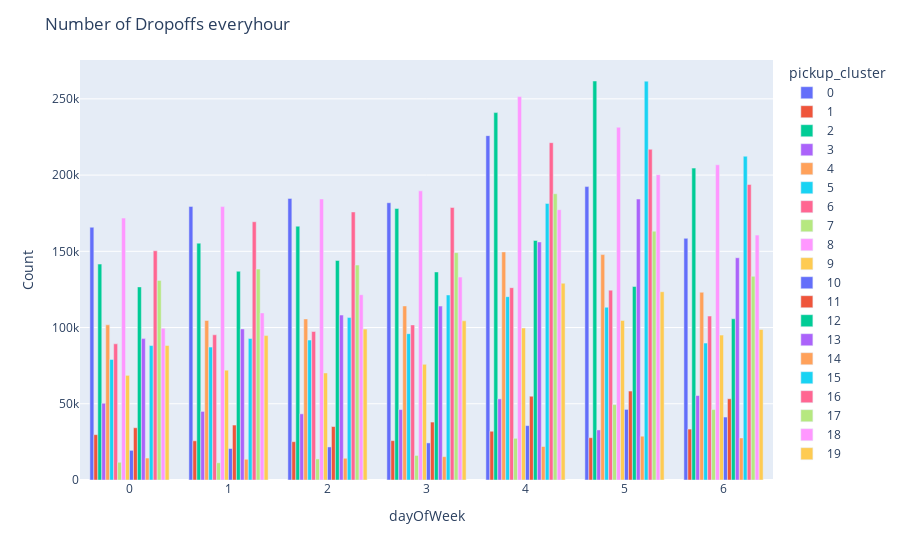

Here is the notebook cell this chart was saved with:
### Code cell
# Plot 
temp = (df.groupby(['dropoff_cluster', 'dst hourOfDay'])['medallion'].count())
temp = temp.reset_index()
temp["dropoff_cluster"] = temp["dropoff_cluster"].astype(str)
px.bar(temp, x='dst hourOfDay', y='medallion', color='dropoff_cluster',
       barmode='group', labels={'medallion': 'Count'})
fig.update_layout(title_text="Number of Dropoffs everyhour")

### Figure 1 — Plotly figure (JSON) as saved in the notebook; plotly's stock layout.template omitted (floating-point values rounded to 4 significant figures)
{"data": [{"alignmentgroup": "True", "hovertemplate": "pickup_cluster=0<br>dayOfWeek=%{x}<br>Count=%{y}<extra></extra>", "legendgroup": "0", "marker": {"color": "#636efa", "pattern": {"shape": ""}}, "name": "0", "offsetgroup": "0", "orientation": "v", "showlegend": true, "textposition": "auto", "type": "bar", "x": [0, 1, 2, 3, 4, 5, 6], "xaxis": "x", "y": [165792, 179446, 184697, 181875, 225873, 192454, 158504], "yaxis": "y"}, {"alignmentgroup": "True", "hovertemplate": "pickup_cluster=1<br>dayOfWeek=%{x}<br>Count=%{y}<extra></extra>", "legendgroup": "1", "marker": {"color": "#EF553B", "pattern": {"shape": ""}}, "name": "1", "offsetgroup": "1", "orientation": "v", "showlegend": true, "textposition": "auto", "type": "bar", "x": [0, 1, 2, 3, 4, 5, 6], "xaxis": "x", "y": [29730, 25712, 25136, 25814, 31978, 27737, 33402], "yaxis": "y"}, {"alignmentgroup": "True", "hovertemplate": "pickup_cluster=2<br>dayOfWeek=%{x}<br>Count=%{y}<extra></extra>", "legendgroup": "2", "marker": {"color": "#00cc96", "pattern": {"shape": ""}}, "name": "2", "offsetgroup": "2", "orientation": "v", "showlegend": true, "textposition": "auto", "type": "bar", "x": [0, 1, 2, 3, 4, 5, 6], "xaxis": "x", "y": [141627, 155365, 166472, 178069, 240996, 261711, 204576], "yaxis": "y"}, {"alignmentgroup": "True", "hovertemplate": "pickup_cluster=3<br>dayOfWeek=%{x}<br>Count=%{y}<extra></extra>", "legendgroup": "3", "marker": {"color": "#ab63fa", "pattern": {"shape": ""}}, "name": "3", "offsetgroup": "3", "orientation": "v", "showlegend": true, "textposition": "auto", "type": "bar", "x": [0, 1, 2, 3, 4, 5, 6], "xaxis": "x", "y": [50341, 44982, 43400, 46196, 53213, 32829, 55411], "yaxis": "y"}, {"alignmentgroup": "True", "hovertemplate": "pickup_cluster=4<br>dayOfWeek=%{x}<br>Count=%{y}<extra></extra>", "legendgroup": "4", "marker": {"color": "#FFA15A", "pattern": {"shape": ""}}, "name": "4", "offsetgroup": "4", "orientation": "v", "showlegend": true, "textposition": "auto", "type": "bar", "x": [0, 1, 2, 3, 4, 5, 6], "xaxis": "x", "y": [101782, 104663, 105641, 114166, 149618, 147850, 123147], "yaxis": "y"}, {"alignmentgroup": "True", "hovertemplate": "pickup_cluster=5<br>dayOfWeek=%{x}<br>Count=%{y}<extra></extra>", "legendgroup": "5", "marker": {"color": "#19d3f3", "pattern": {"shape": ""}}, "name": "5", "offsetgroup": "5", "orientation": "v", "showlegend": true, "textposition": "auto", "type": "bar", "x": [0, 1, 2, 3, 4, 5, 6], "xaxis": "x", "y": [79067, 87172, 91802, 95982, 120264, 113328, 89807], "yaxis": "y"}, {"alignmentgroup": "True", "hovertemplate": "pickup_cluster=6<br>dayOfWeek=%{x}<br>Count=%{y}<extra></extra>", "legendgroup": "6", "marker": {"color": "#FF6692", "pattern": {"shape": ""}}, "name": "6", "offsetgroup": "6", "orientation": "v", "showlegend": true, "textposition": "auto", "type": "bar", "x": [0, 1, 2, 3, 4, 5, 6], "xaxis": "x", "y": [89322, 95239, 97392, 101711, 126150, 124541, 107551], "yaxis": "y"}, {"alignmentgroup": "True", "hovertemplate": "pickup_cluster=7<br>dayOfWeek=%{x}<br>Count=%{y}<extra></extra>", "legendgroup": "7", "marker": {"color": "#B6E880", "pattern": {"shape": ""}}, "name": "7", "offsetgroup": "7", "orientation": "v", "showlegend": true, "textposition": "auto", "type": "bar", "x": [0, 1, 2, 3, 4, 5, 6], "xaxis": "x", "y": [11632, 11295, 13836, 16113, 27339, 49472, 46191], "yaxis": "y"}, {"alignmentgroup": "True", "hovertemplate": "pickup_cluster=8<br>dayOfWeek=%{x}<br>Count=%{y}<extra></extra>", "legendgroup": "8", "marker": {"color": "#FF97FF", "pattern": {"shape": ""}}, "name": "8", "offsetgroup": "8", "orientation": "v", "showlegend": true, "textposition": "auto", "type": "bar", "x": [0, 1, 2, 3, 4, 5, 6], "xaxis": "x", "y": [171801, 179343, 184345, 189652, 251530, 231385, 206766], "yaxis": "y"}, {"alignmentgroup": "True", "hovertemplate": "pickup_cluster=9<br>dayOfWeek=%{x}<br>Count=%{y}<extra></extra>", "legendgroup": "9", "marker": {"color": "#FECB52", "pattern": {"shape": ""}}, "name": "9", "offsetgroup": "9", "orientation": "v", "showlegend": true, "textposition": "auto", "type": "bar", "x": [0, 1, 2, 3, 4, 5, 6], "xaxis": "x", "y": [68632, 72023, 70201, 75894, 99678, 104631, 95028], "yaxis": "y"}, {"alignmentgroup": "True", "hovertemplate": "pickup_cluster=10<br>dayOfWeek=%{x}<br>Count=%{y}<extra></extra>", "legendgroup": "10", "marker": {"color": "#636efa", "pattern": {"shape": ""}}, "name": "10", "offsetgroup": "10", "orientation": "v", "showlegend": true, "textposition": "auto", "type": "bar", "x": [0, 1, 2, 3, 4, 5, 6], "xaxis": "x", "y": [19455, 20663, 21679, 24329, 35679, 46302, 41298], "yaxis": "y"}, {"alignmentgroup": "True", "hovertemplate": "pickup_cluster=11<br>dayOfWeek=%{x}<br>Count=%{y}<extra></extra>", "legendgroup": "11", "marker": {"color": "#EF553B", "pattern": {"shape": ""}}, "name": "11", "offsetgroup": "11", "orientation": "v", "showlegend": true, "textposition": "auto", "type": "bar", "x": [0, 1, 2, 3, 4, 5, 6], "xaxis": "x", "y": [34279, 36047, 35063, 38003, 54944, 58344, 53292], "yaxis": "y"}, {"alignmentgroup": "True", "hovertemplate": "pickup_cluster=12<br>dayOfWeek=%{x}<br>Count=%{y}<extra></extra>", "legendgroup": "12", "marker": {"color": "#00cc96", "pattern": {"shape": ""}}, "name": "12", "offsetgroup": "12", "orientation": "v", "showlegend": true, "textposition": "auto", "type": "bar", "x": [0, 1, 2, 3, 4, 5, 6], "xaxis": "x", "y": [126663, 136917, 144022, 136463, 157130, 126942, 105739], "yaxis": "y"}, {"alignmentgroup": "True", "hovertemplate": "pickup_cluster=13<br>dayOfWeek=%{x}<br>Count=%{y}<extra></extra>", "legendgroup": "13", "marker": {"color": "#ab63fa", "pattern": {"shape": ""}}, "name": "13", "offsetgroup": "13", "orientation": "v", "showlegend": true, "textposition": "auto", "type": "bar", "x": [0, 1, 2, 3, 4, 5, 6], "xaxis": "x", "y": [92732, 99094, 108183, 114062, 156145, 184274, 145790], "yaxis": "y"}, {"alignmentgroup": "True", "hovertemplate": "pickup_cluster=14<br>dayOfWeek=%{x}<br>Count=%{y}<extra></extra>", "legendgroup": "14", "marker": {"color": "#FFA15A", "pattern": {"shape": ""}}, "name": "14", "offsetgroup": "14", "orientation": "v", "showlegend": true, "textposition": "auto", "type": "bar", "x": [0, 1, 2, 3, 4, 5, 6], "xaxis": "x", "y": [14403, 13603, 14256, 15316, 21972, 28736, 27565], "yaxis": "y"}, {"alignmentgroup": "True", "hovertemplate": "pickup_cluster=15<br>dayOfWeek=%{x}<br>Count=%{y}<extra></extra>", "legendgroup": "15", "marker": {"color": "#19d3f3", "pattern": {"shape": ""}}, "name": "15", "offsetgroup": "15", "orientation": "v", "showlegend": true, "textposition": "auto", "type": "bar", "x": [0, 1, 2, 3, 4, 5, 6], "xaxis": "x", "y": [88192, 92840, 106542, 121357, 181409, 261629, 212362], "yaxis": "y"}, {"alignmentgroup": "True", "hovertemplate": "pickup_cluster=16<br>dayOfWeek=%{x}<br>Count=%{y}<extra></extra>", "legendgroup": "16", "marker": {"color": "#FF6692", "pattern": {"shape": ""}}, "name": "16", "offsetgroup": "16", "orientation": "v", "showlegend": true, "textposition": "auto", "type": "bar", "x": [0, 1, 2, 3, 4, 5, 6], "xaxis": "x", "y": [150329, 169395, 175815, 178764, 221255, 216922, 193849], "yaxis": "y"}, {"alignmentgroup": "True", "hovertemplate": "pickup_cluster=17<br>dayOfWeek=%{x}<br>Count=%{y}<extra></extra>", "legendgroup": "17", "marker": {"color": "#B6E880", "pattern": {"shape": ""}}, "name": "17", "offsetgroup": "17", "orientation": "v", "showlegend": true, "textposition": "auto", "type": "bar", "x": [0, 1, 2, 3, 4, 5, 6], "xaxis": "x", "y": [130925, 138343, 140985, 149114, 187751, 163225, 133601], "yaxis": "y"}, {"alignmentgroup": "True", "hovertemplate": "pickup_cluster=18<br>dayOfWeek=%{x}<br>Count=%{y}<extra></extra>", "legendgroup": "18", "marker": {"color": "#FF97FF", "pattern": {"shape": ""}}, "name": "18", "offsetgroup": "18", "orientation": "v", "showlegend": true, "textposition": "auto", "type": "bar", "x": [0, 1, 2, 3, 4, 5, 6], "xaxis": "x", "y": [99535, 109588, 121534, 133100, 177303, 200247, 160631], "yaxis": "y"}, {"alignmentgroup": "True", "hovertemplate": "pickup_cluster=19<br>dayOfWeek=%{x}<br>Count=%{y}<extra></extra>", "legendgroup": "19", "marker": {"color": "#FECB52", "pattern": {"shape": ""}}, "name": "19", "offsetgroup": "19", "orientation": "v", "showlegend": true, "textposition": "auto", "type": "bar", "x": [0, 1, 2, 3, 4, 5, 6], "xaxis": "x", "y": [88207, 94729, 98967, 104417, 129067, 123488, 98717], "yaxis": "y"}], "layout": {"barmode": "group", "legend": {"title": {"text": "pickup_cluster"}, "tracegroupgap": 0}, "margin": {"t": 60}, "title": {"text": "Number of Dropoffs everyhour"}, "xaxis": {"anchor": "y", "domain": [0, 1], "title": {"text": "dayOfWeek"}}, "yaxis": {"anchor": "x", "domain": [0, 1], "title": {"text": "Count"}}}}
